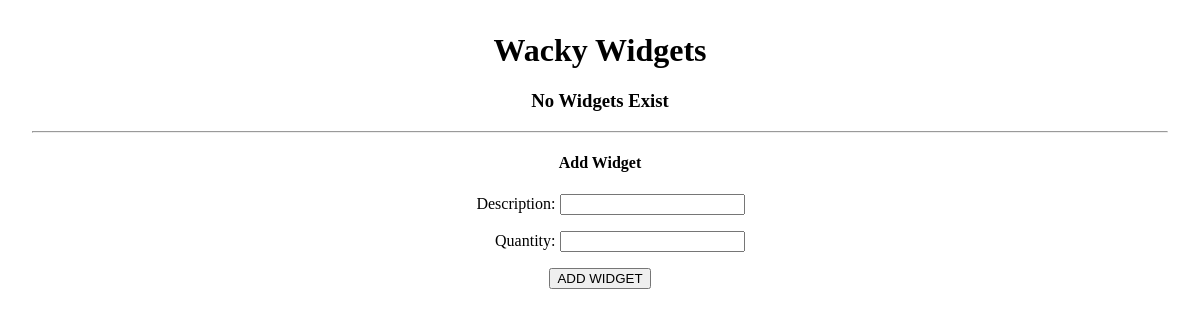
Before: / with the older database file.
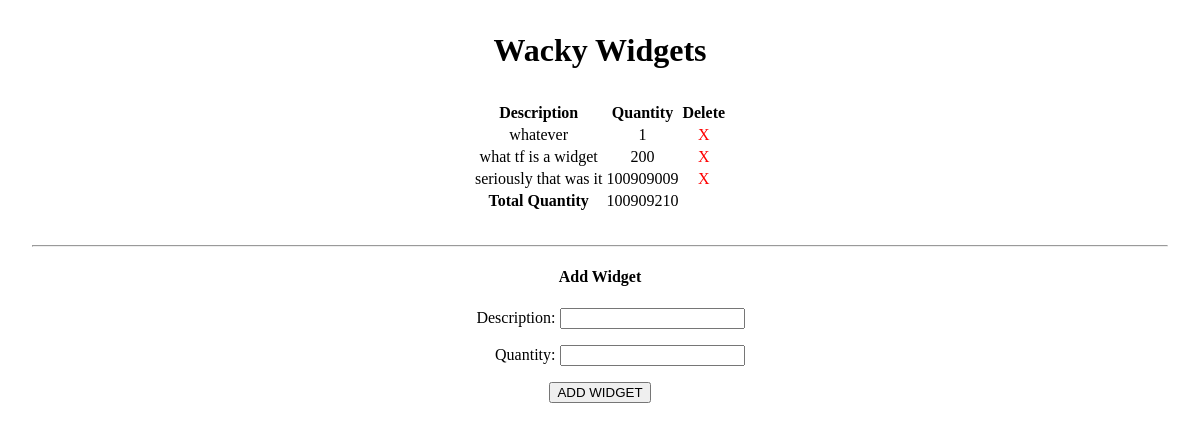
After: the same page with the newer database file.
### main_app/models.py (models this page shows)
class Widget(models.Model):
    description = models.CharField(max_length=50)
    quantity = models.IntegerField()

### main_app/views.py (the view)
# urls.py: path('', views.index, name="index"),
def index(request):
    widgets = Widget.objects.all()
    total = 0
    for widget in widgets:
        total += widget.quantity
    widget_form = WidgetForm()
    return render(request, 'index.html', {
        'widget_form': widget_form,
        'widgets': widgets,
        'total': total
    })

### main_app/forms.py
class WidgetForm(ModelForm):
    class Meta:
        model = Widget
        fields = '__all__'

### main_app/templates/index.html (shortened to what this page needs)
<!DOCTYPE html>
<html lang="en">
<head>
    <link rel="stylesheet" href="static/css/style.css">
    <link rel="stylesheet" href="https://unpkg.com/purecss@1.0.0/build/pure-min.css"
>
</head>
<body>
    <h1>Wacky Widgets</h1>
    {% if widgets|length == 0 %}
    <h3>No Widgets Exist</h3>
    {% else %}
    <table class="pure-table-striped pure-table">
        <thead>
            <tr>
                <th>Description</th>
                <th>Quantity</th>
                <th>Delete</th>
            </tr>
        </thead>
        {% for widget in widgets %}
        <tr>
            <td>{{ widget.description }}</td>
            <td>{{ widget.quantity }}</td>
            <td><a href="{% url 'delete_widget' widget.id %}">X</a></td>
        </tr>
        {% endfor %}
        <tr>
            <td style="font-weight: bold;">Total Quantity</td>
            <td>{{ total }}</td>
            <td></td>
        </tr>
    </table>
    {% endif %}
    <hr>
    <h4>Add Widget</h4>
    <form class="pure-form" action="{% url 'add_widget' %}" method="POST">
        {{ widget_form.as_p }}
        <button type="submit" class="pure-button">ADD WIDGET</button>
    </form>
</body>
</html>

### main_app/static/css/style.css (style rules this page uses)
body { text-align: center; margin: 2rem; }
label { display: inline-block; width: 100px; text-align: right; }
table { margin: 2rem auto; }
table a { color: red; text-decoration: none; }

Changed rows visible on the page:
added Widget: description "whatever", quantity "1"
added Widget: description "what tf is a widget", quantity "200"
added Widget: description "seriously that was it", quantity "100909009"
Other visible differences:
{{ total }}: (not shown) → "100909210"
text no longer shown: "No Widgets Exist"
text now shown: "Description Quantity Delete Total Quantity"
